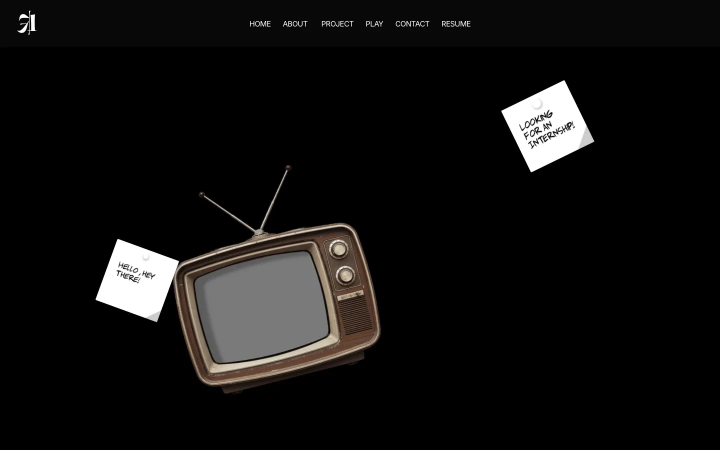
#> input picture assets/projects/making/old-home.webp, 1440 x 900 px, found by its file name (shown at 1/2 size); its folder holds 4 pictures in this run
$ python build_making.py
#> lines starting #> are read from the running program, lines starting #| are printed output that depends on the picture; pictures that were not available may be replaced by others from this repository, and a replacement may not be noted
"""Pictures for the "Making of" project page -> assets/projects/making/ (and their shapes for tools/build_flow.py).

Sources, in tools/making-src/:
  pixel-*.webp   the site's first, pixel-art version (recovered from this repo's history)
  v1-*, raw-*, explore-*   the user's screenshots of version one, raw generations with magenta slots, and the
                 style, colour and character explorations (sent 2026-10-07)
  shot-*.webp    screenshots of the finished site (.claude/preview/shoot.mjs at 1440 x 810, 2x)
...and from the project itself: the final street painting, the character sheets, the arcade cabinet.
"""
import json
from pathlib import Path
from PIL import Image
Image.MAX_IMAGE_PIXELS = None
ROOT = Path(__file__).resolve().parent.parent
SRC, OUT = ROOT / "tools/making-src", ROOT / "assets/projects/making"
OUT.mkdir(parents=True, exist_ok=True)
shapes = {}
def put(name, im, width=1800, q=84, bg=None):
    im = im.convert("RGBA")
    if bg: base = Image.new("RGBA", im.size, bg); base.alpha_composite(im); im = base
    im = im.convert("RGB")
    if im.width > width: im = im.resize((width, round(im.height * width / im.width)), Image.LANCZOS)
    im.save(OUT / f"{name}.webp", quality=q, method=6); shapes[name] = round(im.width / im.height, 3)

for f in sorted(SRC.glob("shot-*.webp")): put(f.stem, Image.open(f), 2000 if f.stem == "shot-hero" else 1600)
# the user's own screenshots of version one, the raw generations with their magenta slots, and the style explorations
for f in sorted(list(SRC.glob("v1-*.webp")) + list(SRC.glob("raw-*.webp")) + list(SRC.glob("explore-*.webp"))):
    im = Image.open(f)
    if f.stem == "v1-rooftop": im = im.crop((0, 805, im.width, im.height))      # the rooftop itself (the old credits above it are left out)
    put(f.stem, im, 2000 if f.stem.startswith("explore") else 1600)
for n in ("old-home", "shot-all", "phone-ride", "phone-subway", "phone-simple"):      # the old Framer site, the all-projects page, the site on a phone
    put(n, Image.open(SRC / f"{n}.webp"), 1600)
#> in put, im is the input picture: PIL image 1440x900 RGB; mean R, G, B 16.9, 16.1, 15.4
#> pass 2 of the loop `for n in ("old-home", "shot-all", "phone-ride", "phone-subway", "phone..`:
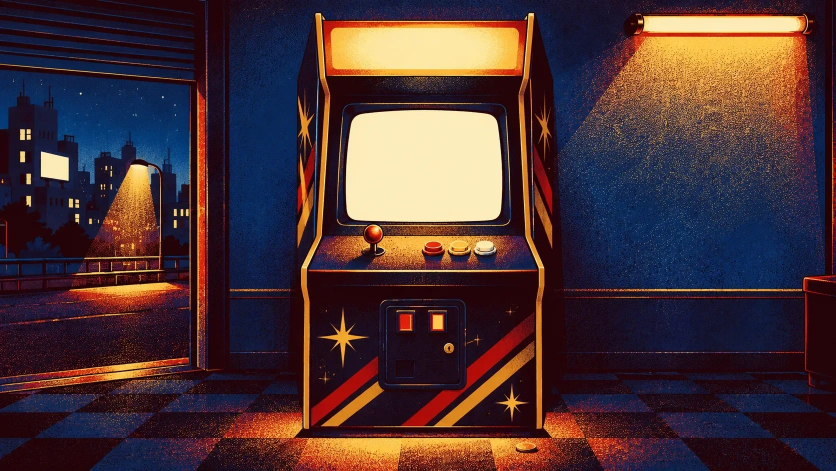
#> input picture assets/projects/making/arcade.webp, 1672 x 941 px, given in place of shot-all.webp, which was not available (shown at 1/2 size)
#> in put, im is the input picture: PIL image 1672x941 RGB; mean R, G, B 74.7, 51.3, 54
#> in put (call 2), `if im.width > width: im = im.resize((width, round(im.height * width / ..`:
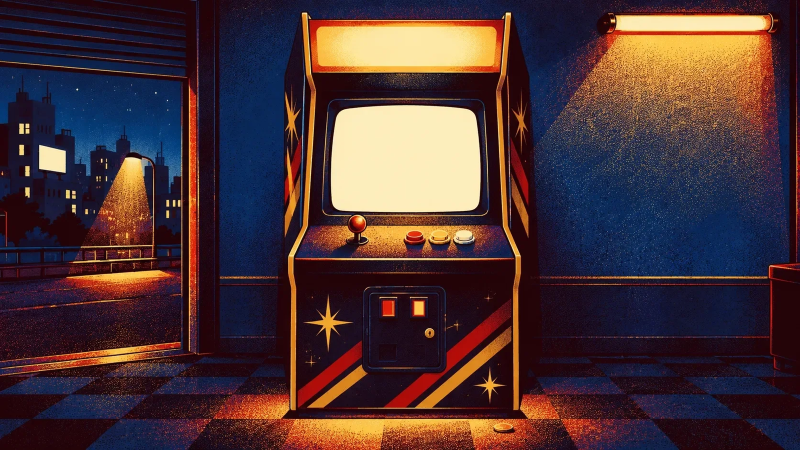
#> im: PIL image 1600x900 RGB (shown at 1/2 size); mean R, G, B 74.6, 51.4, 54.1
put("pixel-street", Image.open(SRC / "pixel-street.webp").crop((0, 250, 1254, 1254)))          # the lower part: the street itself
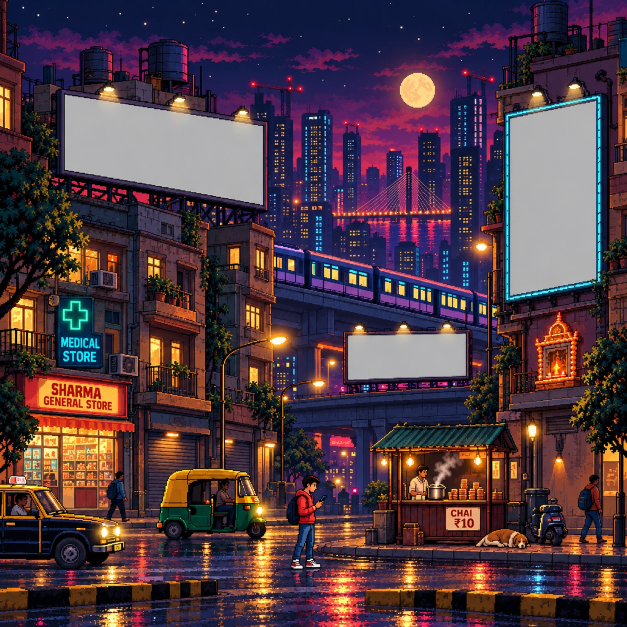
#> input picture tools/making-src/pixel-street.webp, 1254 x 1254 px (shown at 1/2 size)
put("pixel-lobby", Image.open(SRC / "pixel-lobby.webp"))
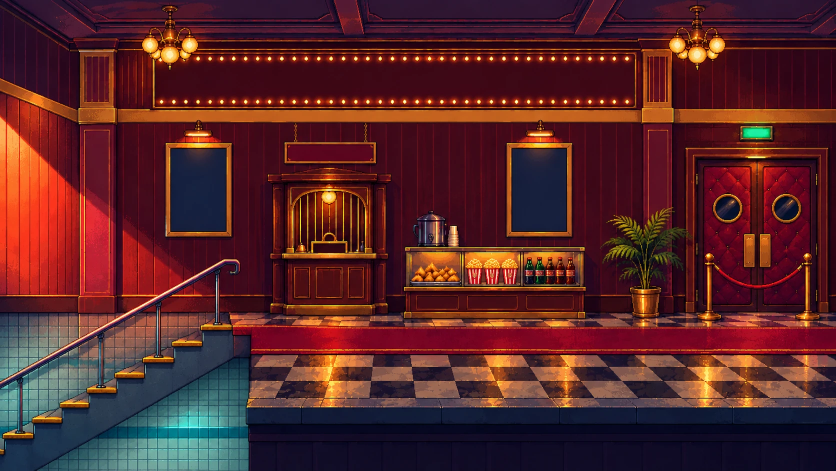
#> input picture tools/making-src/pixel-lobby.webp, 1672 x 941 px (shown at 1/2 size)
#> in put, im is the input picture: PIL image 1672x941 RGB; mean R, G, B 87.1, 37.6, 39.9
put("pixel-subway", Image.open(SRC / "pixel-subway.webp").crop((0, 0, 2400, 941)), bg=(8, 6, 20, 255))
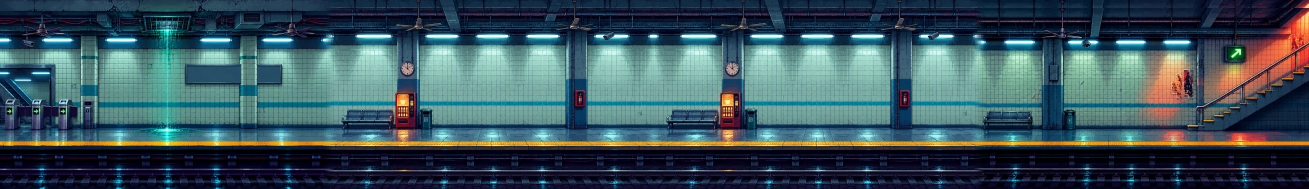
#> input picture tools/making-src/pixel-subway.webp, 6544 x 941 px (shown at 1/5 size)
#> in put (call 8), `base = Image.new('RGBA', im.size, bg)`:
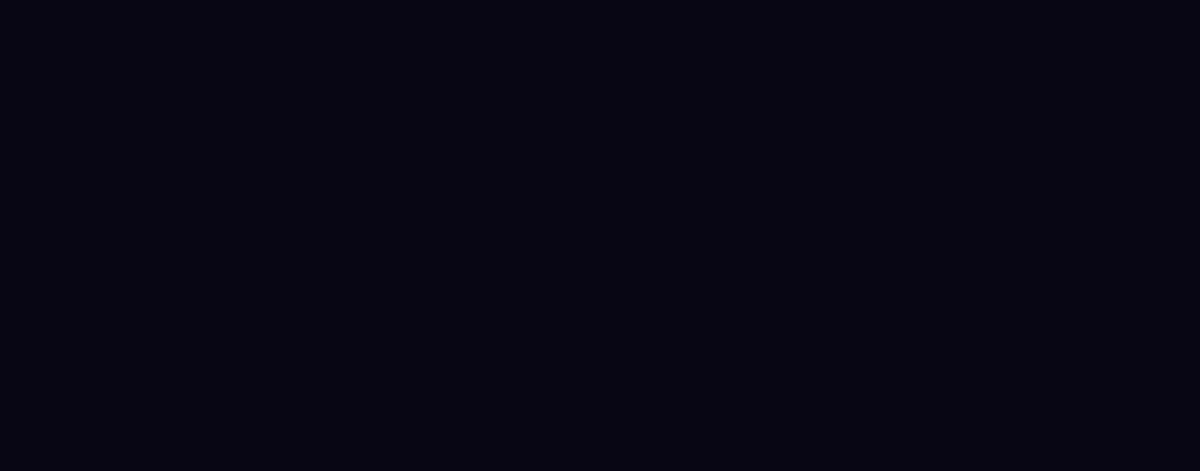
#> base: PIL image 2400x941 RGBA (shown at 1/2 size); mean R, G, B, A 8, 6, 20, 255
#> in put (call 8), `if im.width > width: im = im.resize((width, round(im.height * width / ..`:
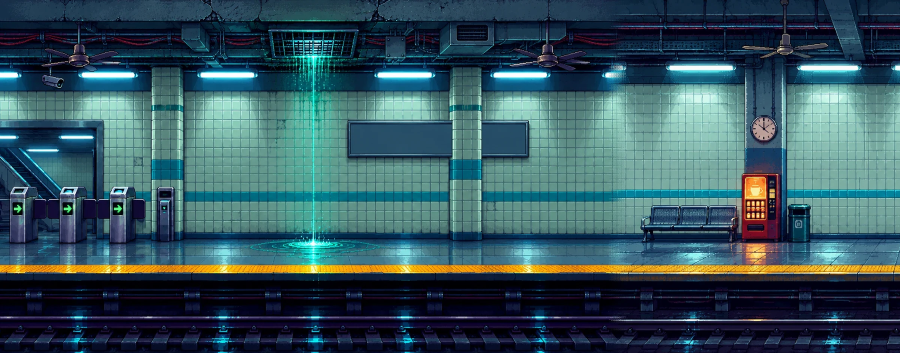
#> im: PIL image 1800x706 RGB (shown at 1/2 size); mean R, G, B 54.1, 84.9, 94.1
put("pixel-gallery", Image.open(SRC / "pixel-gallery.webp").crop((500, 0, 2900, 941)))
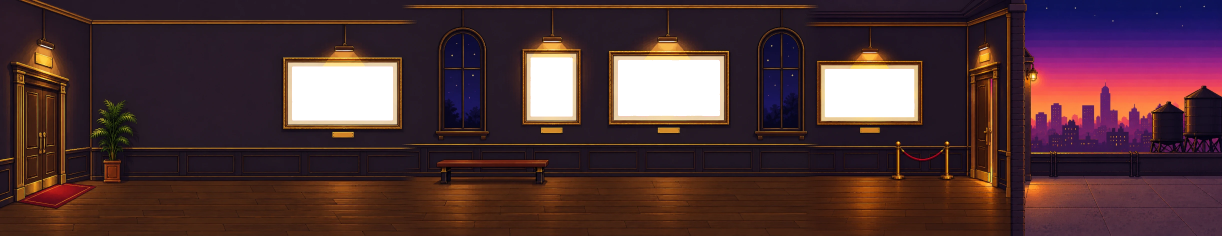
#> input picture tools/making-src/pixel-gallery.webp, 4888 x 941 px (shown at 1/4 size)
#> in put (call 9), `if im.width > width: im = im.resize((width, round(im.height * width / ..`:
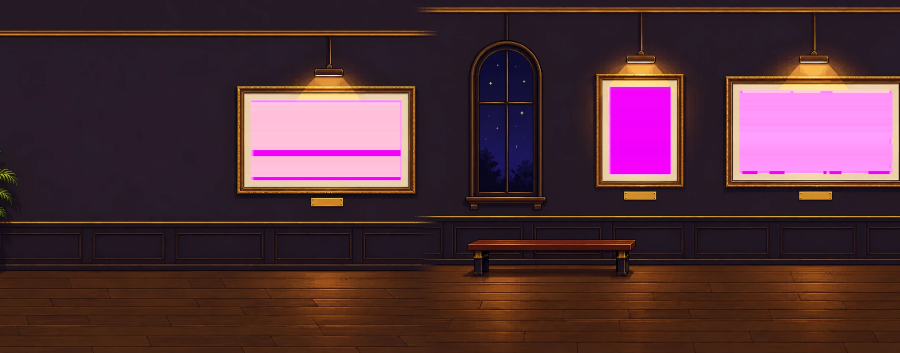
#> im: PIL image 1800x706 RGB (shown at 1/2 size); mean R, G, B 78.8, 46.7, 54.2
#> (the run stopped early here; a loop or call above may not have finished)
